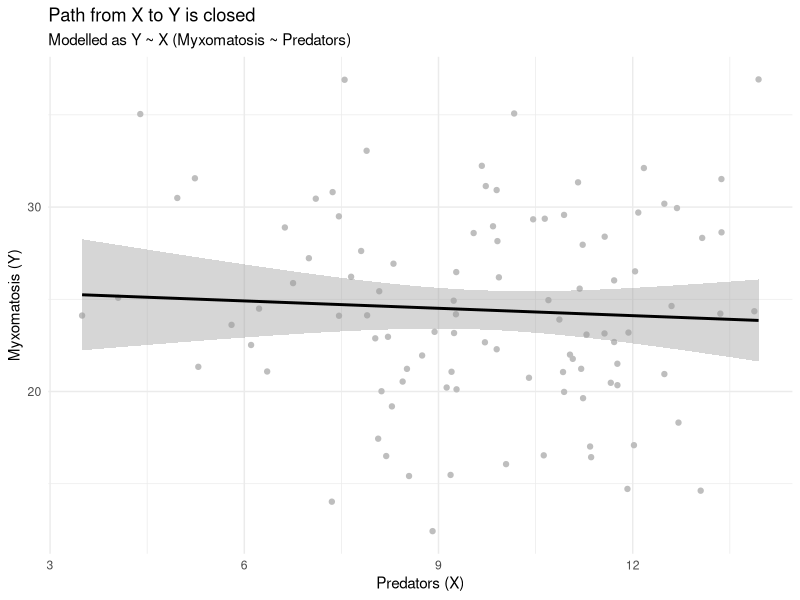
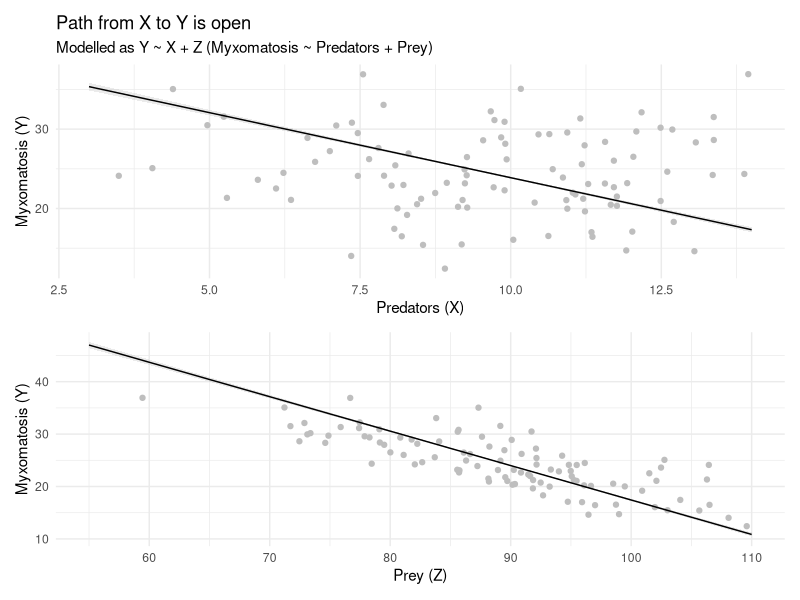

The R script that drew these images, in order:
# Collider confound

library(gganimate)
library(ggplot2)

# generate confounding relationship

n <- 100

x <- rnorm(n = n, mean = 10, sd = 2.5)

y <- rnorm(n = n, mean = 25, sd = 5)

b1 <- 150
b2 <- -2.5
b3 <- -1.5

z <- rnorm(n = n, mean = b1 + b2 * x + b3 * y)

df <- data.frame(z, x, y, t = 1)

ggplot(data = df, (aes(x = x, y = y))) +
  geom_point(colour = "grey") +
  geom_smooth(method = "lm", colour = "black", se = TRUE) +
  labs(title = "Path from X to Y is closed",
       subtitle = "Modelled as Y ~ X (Myxomatosis ~ Predators)",
       x = "Predators (X)",
       y = "Myxomatosis (Y)") +
  theme_minimal()

# Confounded

m <- lm(y ~ x + z, data = df)

library(ggeffects)

tmp <- ggpredict(m)
tmp_x <- tmp$x

x_plot <- ggplot() +
  geom_point(data = df, aes(x = x, y = y), colour = "grey") +
  geom_ribbon(data = tmp_x, aes(x = x, y = predicted, ymin = conf.low, ymax = conf.high),
              fill = "grey", alpha = 0.3) +
  geom_line(data = tmp_x, aes(x = x, y = predicted)) +
  labs(title = "Path from X to Y is open",
       subtitle = "Modelled as Y ~ X + Z (Myxomatosis ~ Predators + Prey)",
       x = "Predators (X)",
       y = "Myxomatosis (Y)") +
  theme_minimal()

tmp_z <- tmp$z

z_plot <- ggplot() +
  geom_point(data = df, aes(x = z, y = y), colour = "grey") +
  geom_ribbon(data = tmp_z, aes(x = x, y = predicted, ymin = conf.low, ymax = conf.high),
              fill = "grey", alpha = 0.3) +
  geom_line(data = tmp_z, aes(x = x, y = predicted)) +
  labs(x = "Prey (Z)",
       y = "Myxomatosis (Y)") +
  theme_minimal()

library(patchwork)

x_plot / z_plot
